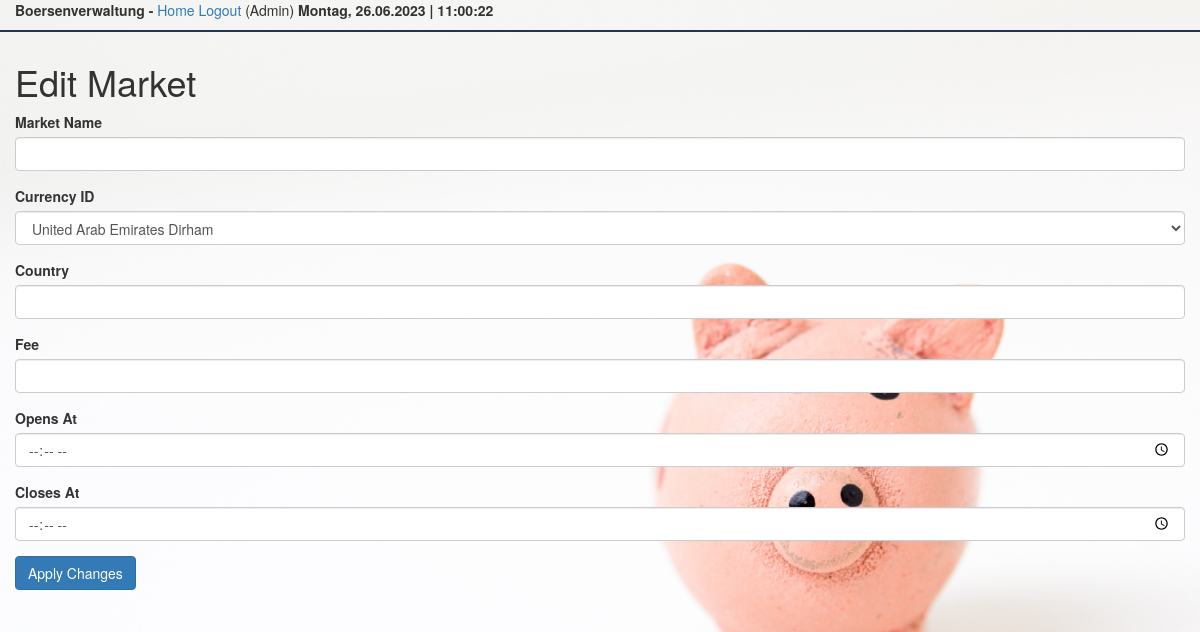
The app's page /editmarket/6 (signed in), older data.
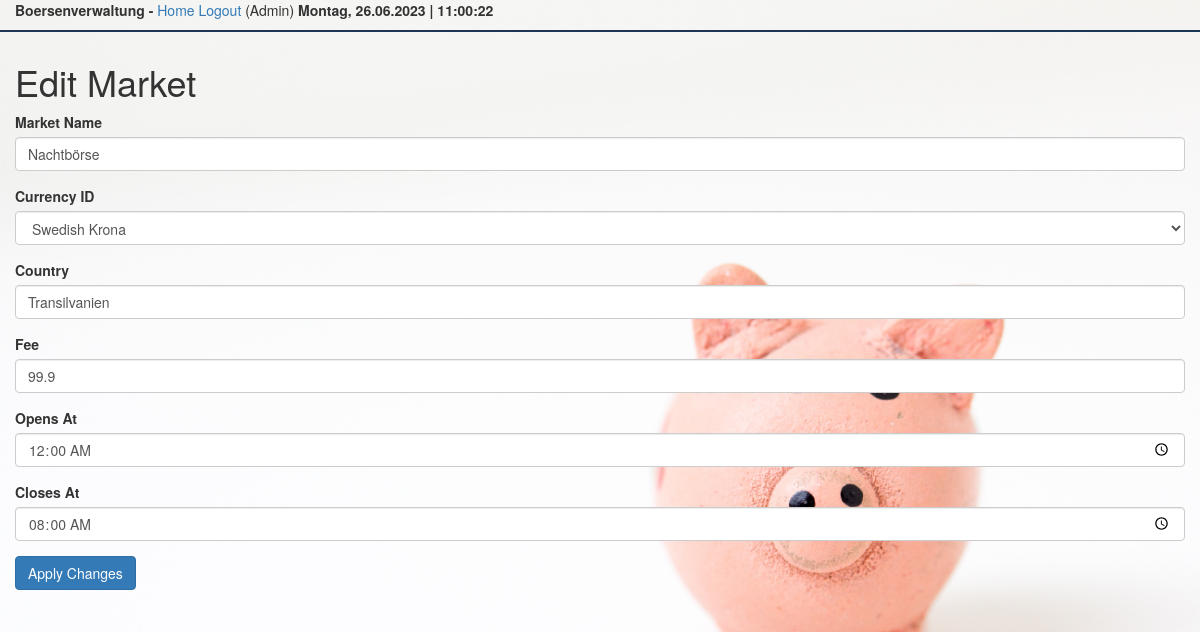
The same page, newer data.
### app/models.py (models this page shows, shortened)
class Market(db.Model):
    market_id = Column(Integer, primary_key=True)
    market_name = Column(Text, unique=True, nullable=False)
    opens_at = Column(Time, nullable=False)
    closes_at = Column(Time, nullable=False)
    market_currency_id = Column(Integer, nullable=False)
    market_country = Column(Text, nullable=False)
    market_fee = Column(Float, nullable=False)

### app/routes.py (the view)
@app.route('/editmarket/<market_id>', methods=['GET', 'POST'])
def edit_market(market_id):
    if not current_user.admin_tag:
        flash("Insufficient permission!")
        return redirect(url_for('index'))
    market = Market.query.get(market_id)
    form = EditMarketForm(obj=market)
    if form.validate_on_submit():
        market.market_name = form.market_name.data
        market.market_currency_id = form.market_currency_id.data
        market.market_country = form.market_country.data
        market.market_fee = form.market_fee.data
        market.opens_at = form.opens_at.data
        market.closes_at = form.closes_at.data
        db.session.commit()
        flash('Your changes have been saved.')
        return redirect(url_for('index'))
    elif request.method == 'GET':
        return render_template('edit_market.html', title='Edit Market', form=form)

### app/forms.py
class EditMarketForm(FlaskForm):
    market_name = StringField('Market Name', validators=[DataRequired()])
    market_currency_id = SelectField('Currency ID', coerce=int, validators=[DataRequired()])
    market_country = StringField('Country', validators=[DataRequired()])
    market_fee = FloatField('Fee', validators=[DataRequired()])
    opens_at = TimeField('Opens At', validators=[DataRequired()])
    closes_at = TimeField('Closes At', validators=[DataRequired()])
    submit = SubmitField('Apply Changes')
    def __init__(self, *args, **kwargs):
        super(EditMarketForm, self).__init__(*args, **kwargs)
        self.market_currency_id.choices = [(currency.market_currency_id, currency.market_currency_name) for currency in
                                           Currency.query.all()]

### app/models.py (called while the page is built)
@login.user_loader
def load_user(id):
    return User.query.get(int(id))

### app/routes.py (called while the page is built)
@app.context_processor
def inject_datetime():
    return {'current_time': datetime.utcnow()}

@app.before_request
def before_request():
    if current_user.is_authenticated:
        current_user.last_seen = datetime.utcnow()
        db.session.commit()

### app/templates/edit_market.html (shortened to what this page needs)
{% extends "base.html" %}
{% block content %}
    <div class="container-fluid">
    <h1>Edit Market</h1>
        <form action="" method="POST">
            <div class="form-group">
                {{ form.market_name.label }}
                {{ form.market_name(class="form-control") }}
            </div>
            <div class="form-group">
                {{ form.market_currency_id.label }}
                {{ form.market_currency_id(class="form-control") }}
            </div>
            <div class="form-group">
                {{ form.market_country.label }}
                {{ form.market_country(class="form-control") }}
            </div>
            <div class="form-group">
                {{ form.market_fee.label }}
                {{ form.market_fee(class="form-control") }}
            </div>
            <div class="form-group">
                {{ form.opens_at.label }}
                {{ form.opens_at(class="form-control") }}
            </div>
            <div class="form-group">
                {{ form.closes_at.label }}
                {{ form.closes_at(class="form-control") }}
            </div>
            <div class="form-group">
                {{ form.submit(class="btn btn-primary") }}
            </div>
        </form>
    </div>
{% endblock %}

### app/templates/base.html (shortened to what this page needs)
{% extends "bootstrap/base.html" %}
{% block head %}
    {{ super() }}
        <link rel="stylesheet" type="text/css" href="{{ url_for('static', filename='styles.css') }}">
{% endblock %}
{% block body %}
        <body>
    <div class="container-fluid">
        <b>Boersenverwaltung - </b>
        <a href="{{ url_for('index') }}">Home</a>
        {% if current_user.is_anonymous %}
        <a href="{{ url_for('login') }}">Login</a>
        {% else %}
        <a href="{{ url_for('logout') }}">Logout</a>
        {% endif %}
        {% if current_user.admin_tag %}
        (Admin)
        {% endif %}
        <b id="current-date"></b>
        <b id="current-time"></b>
    </div>
    <hr class="blue-line">
    {% block content %}{% endblock %}
{% endblock %}

### app/static/styles.css (style rules this page uses)
body { background-image: url('/static/background.jpg'); background-size: 100%; background-color: rgba(255,255,255,1); background-repeat: no-repeat; background-attachment: fixed; }
.blue-line { border: none; height: 2px; background-color: #1D3557; margin: 10px 0; }

Row changes from the older to the newer data that the page shows:
added Market: market_name "Nachtbörse", market_currency_id "Swedish Krona", market_country "Transilvanien", market_fee "99.9", opens_at "00:00", closes_at "08:00"
Text that changed along with them:
form field market_currency_id: "United Arab Emirates Dirham" → (not shown)
